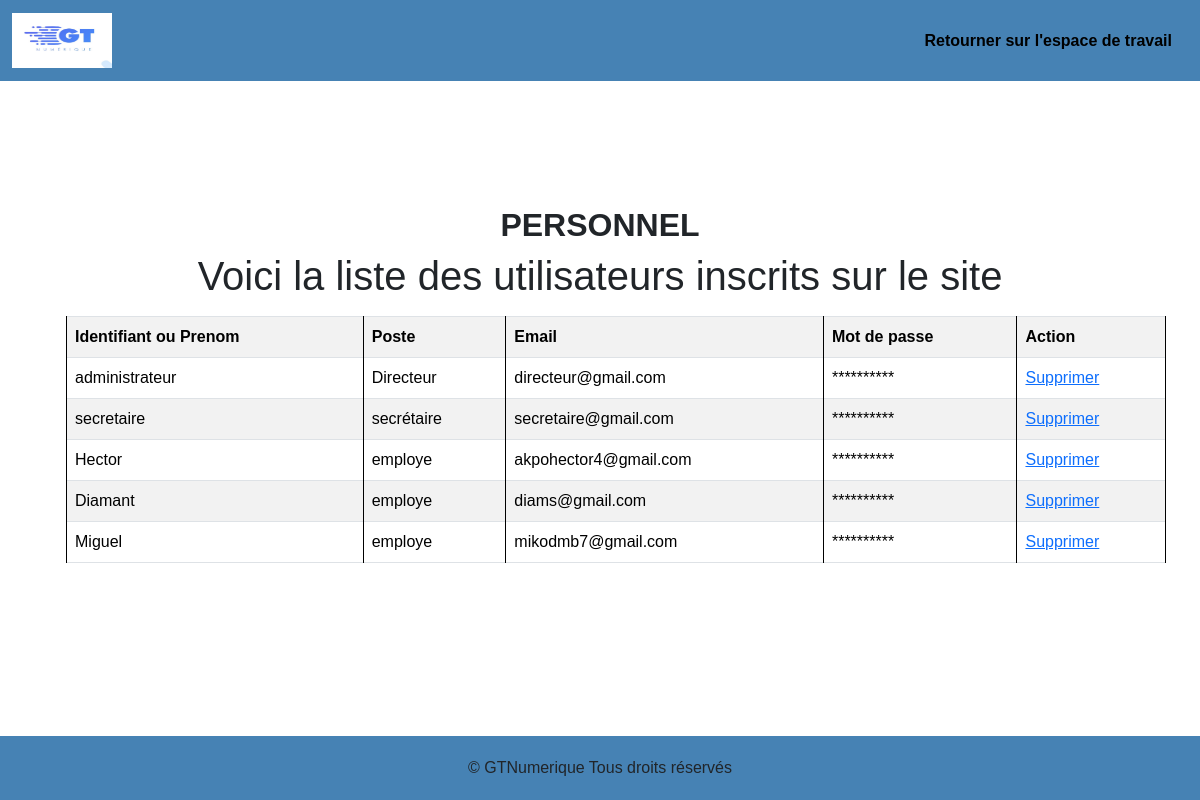
The page /employe-co.php on the database its author committed.
### tables this page shows
CREATE TABLE `personnel` (
  `id_personnel` int(11) NOT NULL,
  `prenom` varchar(50) NOT NULL,
  `poste` varchar(50) NOT NULL,
  `email` varchar(100) NOT NULL,
  `password` varchar(50) NOT NULL
);

### employe-co.php (the view, shortened to what this page needs)
<?php
$database = new PDO('mysql:host=localhost;dbname=gtnumerique', 'root', '');
$recupUsers = $database->prepare('SELECT * FROM personnel');
$recupUsers->execute();
$users = $recupUsers->fetchAll();
?>
<!DOCTYPE html>
<html lang="en">
<head>
	<link rel="stylesheet" href="assets/bootstrap/css/bootstrap.min.css">
	<link rel="stylesheet" href="main.css">
</head>
<body>
<header class="header">
        <nav class="navbar navbar-expand-lg .bg-light" id="navig">
            <div class="container-fluid">
                <a class="navbar-brand" href="index.php">
                    <img src="assets/img/WhatsApp Image 2024-08-05 à 12.42.53_179eb500.jpg" alt="Logo" width="100" height="55">
                </a>
                <div class="collapse navbar-collapse" id="navbarSupportedContent">
                    <ul class="navbar-nav ms-auto">
						<li class="nav-item me-3"><a href="profil-admin.php">Retourner sur l'espace de travail</a></li>
                    </ul>
                </div>
            </div>
        </nav>
    </header>
    <div class="content">
    <h2><b>PERSONNEL</b></h2>
        <h1>Voici la liste des utilisateurs inscrits sur le site</h1>
        <table class="table table-bordered table-striped m-3">
        <tr>
            <th>Identifiant ou Prenom</th>
            <th>Poste</th>
            <th>Email</th>
            <th>Mot de passe</th>
            <th>Action</th>
        </tr>
        <?php foreach ($users as $user): ?>
        <tr>
            <td><?php echo htmlspecialchars($user['prenom']); ?></td>
            <td><?php echo htmlspecialchars($user['poste']); ?></td>
            <td><?php echo htmlspecialchars($user['email']); ?></td>
            <td>**********</td>
            <td>
                <a href="supprimer-utilisateur.php?id_personnel=<?php echo $user['id_personnel']; ?>">Supprimer</a>
            </td>
        </tr>
        <?php endforeach; ?>
    </table>
    </div>
    <footer class="pied">
		© GTNumerique Tous droits réservés
	</footer>
</body>
</html>

### main.css (style rules this page uses)
html, body { height: 100%; }
body { font-family: Arial, Helvetica, sans-serif; display: flex; flex-direction: column; }
.navbar { background-color: steelblue; }
.navbar-collapse ul li a { color: black; font-weight: bold; text-decoration: none; }
.content { padding: 125px 50px 50px; text-align: center; flex-grow: 1; }
.pied { background-color: steelblue; padding: 20px; text-align: center; }

### employe-co.php (style rules this page uses)
table { width: 50%; border-collapse: collapse; }
th, td { border: 1px solid black; padding: 8px; text-align: left; }
th { background-color: #f2f2f2; }

### rows shown on the page
personnel: prenom "administrateur", poste "Directeur", email "directeur@gmail.com"
personnel: prenom "secretaire", poste "secrétaire", email "secretaire@gmail.com"
personnel: prenom "Hector", poste "employe", email "akpohector4@gmail.com"
personnel: prenom "Diamant", poste "employe", email "diams@gmail.com"
personnel: prenom "Miguel", poste "employe", email "mikodmb7@gmail.com"
